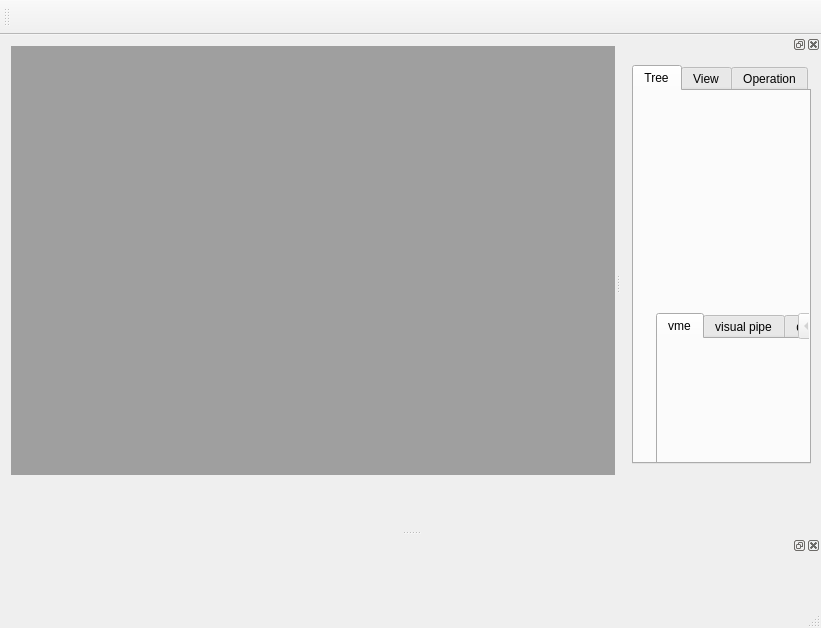
<?xml version="1.0" encoding="UTF-8"?>
<ui version="4.0">
 <class>mafMainWindow</class>
 <widget class="QMainWindow" name="mafMainWindow">
  <property name="geometry">
   <rect>
    <x>0</x>
    <y>0</y>
    <width>821</width>
    <height>628</height>
   </rect>
  </property>
  <property name="minimumSize">
   <size>
    <width>821</width>
    <height>0</height>
   </size>
  </property>
  <property name="windowTitle">
   <string>mafMainWindow</string>
  </property>
  <property name="layoutDirection">
   <enum>Qt::LeftToRight</enum>
  </property>
  <widget class="QWidget" name="centralWidget">
   <property name="sizePolicy">
    <sizepolicy hsizetype="Expanding" vsizetype="Expanding">
     <horstretch>0</horstretch>
     <verstretch>0</verstretch>
    </sizepolicy>
   </property>
   <widget class="QWidget" name="gridLayoutWidget">
    <property name="geometry">
     <rect>
      <x>0</x>
      <y>0</y>
      <width>821</width>
      <height>451</height>
     </rect>
    </property>
    <layout class="QGridLayout" name="gridLayout">
     <item row="0" column="0">
      <widget class="QMdiArea" name="mdiArea"/>
     </item>
    </layout>
   </widget>
  </widget>
  <widget class="QMenuBar" name="menuBar">
   <property name="geometry">
    <rect>
     <x>0</x>
     <y>0</y>
     <width>821</width>
     <height>23</height>
    </rect>
   </property>
  </widget>
  <widget class="QToolBar" name="mainToolBar">
   <property name="minimumSize">
    <size>
     <width>0</width>
     <height>35</height>
    </size>
   </property>
   <attribute name="toolBarArea">
    <enum>TopToolBarArea</enum>
   </attribute>
   <attribute name="toolBarBreak">
    <bool>false</bool>
   </attribute>
  </widget>
  <widget class="QStatusBar" name="statusBar"/>
  <widget class="QDockWidget" name="dockSideBar">
   <property name="sizePolicy">
    <sizepolicy hsizetype="Expanding" vsizetype="Expanding">
     <horstretch>0</horstretch>
     <verstretch>0</verstretch>
    </sizepolicy>
   </property>
   <property name="minimumSize">
    <size>
     <width>200</width>
     <height>42</height>
    </size>
   </property>
   <property name="allowedAreas">
    <set>Qt::LeftDockWidgetArea|Qt::RightDockWidgetArea</set>
   </property>
   <property name="windowTitle">
    <string/>
   </property>
   <attribute name="dockWidgetArea">
    <number>2</number>
   </attribute>
   <widget class="QWidget" name="sideBarDockContents">
    <property name="sizePolicy">
     <sizepolicy hsizetype="Expanding" vsizetype="Expanding">
      <horstretch>0</horstretch>
      <verstretch>0</verstretch>
     </sizepolicy>
    </property>
    <widget class="QWidget" name="gridLayoutWidget_2">
     <property name="geometry">
      <rect>
       <x>0</x>
       <y>0</y>
       <width>201</width>
       <height>421</height>
      </rect>
     </property>
     <layout class="QGridLayout" name="layoutSideBar">
      <item row="0" column="0">
       <widget class="QTabWidget" name="tabWidget">
        <property name="layoutDirection">
         <enum>Qt::LeftToRight</enum>
        </property>
        <property name="currentIndex">
         <number>0</number>
        </property>
        <widget class="QWidget" name="tabTree">
         <property name="sizePolicy">
          <sizepolicy hsizetype="Expanding" vsizetype="Expanding">
           <horstretch>0</horstretch>
           <verstretch>0</verstretch>
          </sizepolicy>
         </property>
         <property name="toolTip">
          <string>Tab that shows data hierarchy and property panel</string>
         </property>
         <attribute name="title">
          <string>Tree</string>
         </attribute>
         <widget class="QWidget" name="gridLayoutWidget_3">
          <property name="geometry">
           <rect>
            <x>0</x>
            <y>0</y>
            <width>191</width>
            <height>391</height>
           </rect>
          </property>
          <layout class="QGridLayout" name="layoutTree">
           <item row="0" column="0">
            <widget class="QWidget" name="hierarchyWidget" native="true">
             <property name="sizePolicy">
              <sizepolicy hsizetype="Expanding" vsizetype="Expanding">
               <horstretch>0</horstretch>
               <verstretch>0</verstretch>
              </sizepolicy>
             </property>
             <widget class="QWidget" name="gridLayoutWidget_7">
              <property name="geometry">
               <rect>
                <x>0</x>
                <y>0</y>
                <width>191</width>
                <height>201</height>
               </rect>
              </property>
              <layout class="QGridLayout" name="layoutHierarchy"/>
             </widget>
             <widget class="QWidget" name="gridLayoutWidget_8">
              <property name="geometry">
               <rect>
                <x>0</x>
                <y>200</y>
                <width>195</width>
                <height>191</height>
               </rect>
              </property>
              <layout class="QGridLayout" name="layoutPropertiesBox">
               <item row="0" column="0">
                <widget class="QTabWidget" name="tabProperty">
                 <property name="tabShape">
                  <enum>QTabWidget::Rounded</enum>
                 </property>
                 <property name="currentIndex">
                  <number>0</number>
                 </property>
                 <property name="usesScrollButtons">
                  <bool>true</bool>
                 </property>
                 <property name="documentMode">
                  <bool>false</bool>
                 </property>
                 <property name="tabsClosable">
                  <bool>false</bool>
                 </property>
                 <property name="movable">
                  <bool>false</bool>
                 </property>
                 <widget class="QWidget" name="vmeTab">
                  <property name="sizePolicy">
                   <sizepolicy hsizetype="Expanding" vsizetype="Expanding">
                    <horstretch>0</horstretch>
                    <verstretch>0</verstretch>
                   </sizepolicy>
                  </property>
                  <attribute name="title">
                   <string>vme</string>
                  </attribute>
                  <widget class="QWidget" name="gridLayoutWidget_9">
                   <property name="geometry">
                    <rect>
                     <x>9</x>
                     <y>9</y>
                     <width>181</width>
                     <height>161</height>
                    </rect>
                   </property>
                   <layout class="QGridLayout" name="vmeLayout"/>
                  </widget>
                 </widget>
                 <widget class="QWidget" name="visualPipeTab">
                  <property name="sizePolicy">
                   <sizepolicy hsizetype="Expanding" vsizetype="Expanding">
                    <horstretch>0</horstretch>
                    <verstretch>0</verstretch>
                   </sizepolicy>
                  </property>
                  <attribute name="title">
                   <string>visual pipe</string>
                  </attribute>
                  <widget class="QWidget" name="gridLayoutWidget_10">
                   <property name="geometry">
                    <rect>
                     <x>-1</x>
                     <y>-1</y>
                     <width>191</width>
                     <height>161</height>
                    </rect>
                   </property>
                   <layout class="QGridLayout" name="visualPipeLayout"/>
                  </widget>
                 </widget>
                 <widget class="QWidget" name="dataPipeTab">
                  <property name="sizePolicy">
                   <sizepolicy hsizetype="Expanding" vsizetype="Expanding">
                    <horstretch>0</horstretch>
                    <verstretch>0</verstretch>
                   </sizepolicy>
                  </property>
                  <attribute name="title">
                   <string>data pipe</string>
                  </attribute>
                  <widget class="QWidget" name="gridLayoutWidget_11">
                   <property name="geometry">
                    <rect>
                     <x>-1</x>
                     <y>-1</y>
                     <width>191</width>
                     <height>161</height>
                    </rect>
                   </property>
                   <layout class="QGridLayout" name="dataPipeLayout"/>
                  </widget>
                 </widget>
                </widget>
               </item>
              </layout>
             </widget>
            </widget>
           </item>
          </layout>
         </widget>
        </widget>
        <widget class="QWidget" name="tabView">
         <property name="sizePolicy">
          <sizepolicy hsizetype="Expanding" vsizetype="Expanding">
           <horstretch>0</horstretch>
           <verstretch>0</verstretch>
          </sizepolicy>
         </property>
         <property name="toolTip">
          <string>Tab that shows View's GUI</string>
         </property>
         <attribute name="title">
          <string>View</string>
         </attribute>
         <widget class="QWidget" name="gridLayoutWidget_4">
          <property name="geometry">
           <rect>
            <x>0</x>
            <y>0</y>
            <width>191</width>
            <height>391</height>
           </rect>
          </property>
          <layout class="QGridLayout" name="layoutView"/>
         </widget>
        </widget>
        <widget class="QWidget" name="tabOperation">
         <property name="sizePolicy">
          <sizepolicy hsizetype="Expanding" vsizetype="Expanding">
           <horstretch>0</horstretch>
           <verstretch>0</verstretch>
          </sizepolicy>
         </property>
         <property name="toolTip">
          <string>Tab that shows Operation's GUI</string>
         </property>
         <attribute name="title">
          <string>Operation</string>
         </attribute>
         <widget class="QWidget" name="gridLayoutWidget_5">
          <property name="geometry">
           <rect>
            <x>0</x>
            <y>0</y>
            <width>191</width>
            <height>391</height>
           </rect>
          </property>
          <layout class="QGridLayout" name="layoutOperation"/>
         </widget>
        </widget>
       </widget>
      </item>
     </layout>
    </widget>
   </widget>
  </widget>
  <widget class="QDockWidget" name="dockLogBarWidget">
   <property name="sizePolicy">
    <sizepolicy hsizetype="Expanding" vsizetype="Expanding">
     <horstretch>0</horstretch>
     <verstretch>0</verstretch>
    </sizepolicy>
   </property>
   <property name="minimumSize">
    <size>
     <width>79</width>
     <height>70</height>
    </size>
   </property>
   <property name="allowedAreas">
    <set>Qt::BottomDockWidgetArea|Qt::TopDockWidgetArea</set>
   </property>
   <property name="windowTitle">
    <string/>
   </property>
   <attribute name="dockWidgetArea">
    <number>8</number>
   </attribute>
   <widget class="QWidget" name="logBarWidgetContents">
    <property name="sizePolicy">
     <sizepolicy hsizetype="Expanding" vsizetype="Expanding">
      <horstretch>0</horstretch>
      <verstretch>0</verstretch>
     </sizepolicy>
    </property>
    <widget class="QWidget" name="verticalLayoutWidget">
     <property name="geometry">
      <rect>
       <x>0</x>
       <y>0</y>
       <width>821</width>
       <height>71</height>
      </rect>
     </property>
     <layout class="QVBoxLayout" name="verticalLogLayout">
      <item>
       <layout class="QHBoxLayout" name="horizontalLogLayout"/>
      </item>
     </layout>
    </widget>
   </widget>
  </widget>
 </widget>
 <layoutdefault spacing="6" margin="11"/>
 <resources/>
 <connections/>
</ui>
